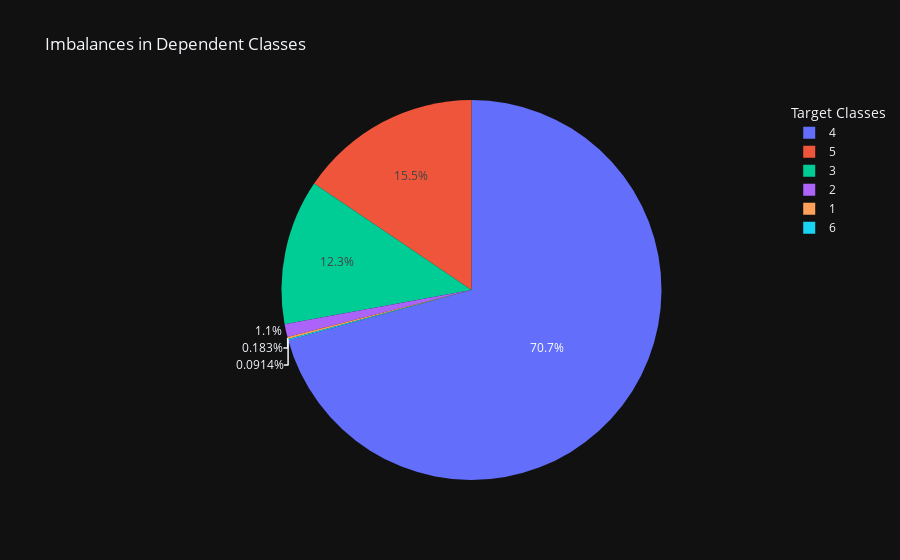

Notebook code for this chart:
### Markdown cell above
# in this figure show the values of rating and the percentage of each one

### Code cell
#this show the rating of train dataset so it stell has value equal 6 "this file without any  update"
dependent_classes_labels= train_data.rating.value_counts().index.values  
dependent_classes_values = train_data.rating.value_counts().values
fig = go.Figure()
fig.add_trace(go.Pie(labels=dependent_classes_labels, values=dependent_classes_values))
fig.update_layout(title="Imbalances in Dependent Classes", legend_title="Target Classes", template="plotly_dark")

### Figure 1 — Plotly figure (JSON) as saved in the notebook; plotly's stock layout.template omitted (floating-point values rounded to 4 significant figures)
{"data": [{"labels": [4, 5, 3, 2, 1, 6], "type": "pie", "values": [774, 170, 135, 12, 2, 1]}], "layout": {"legend": {"title": {"text": "Target Classes"}}, "title": {"text": "Imbalances in Dependent Classes"}}}
